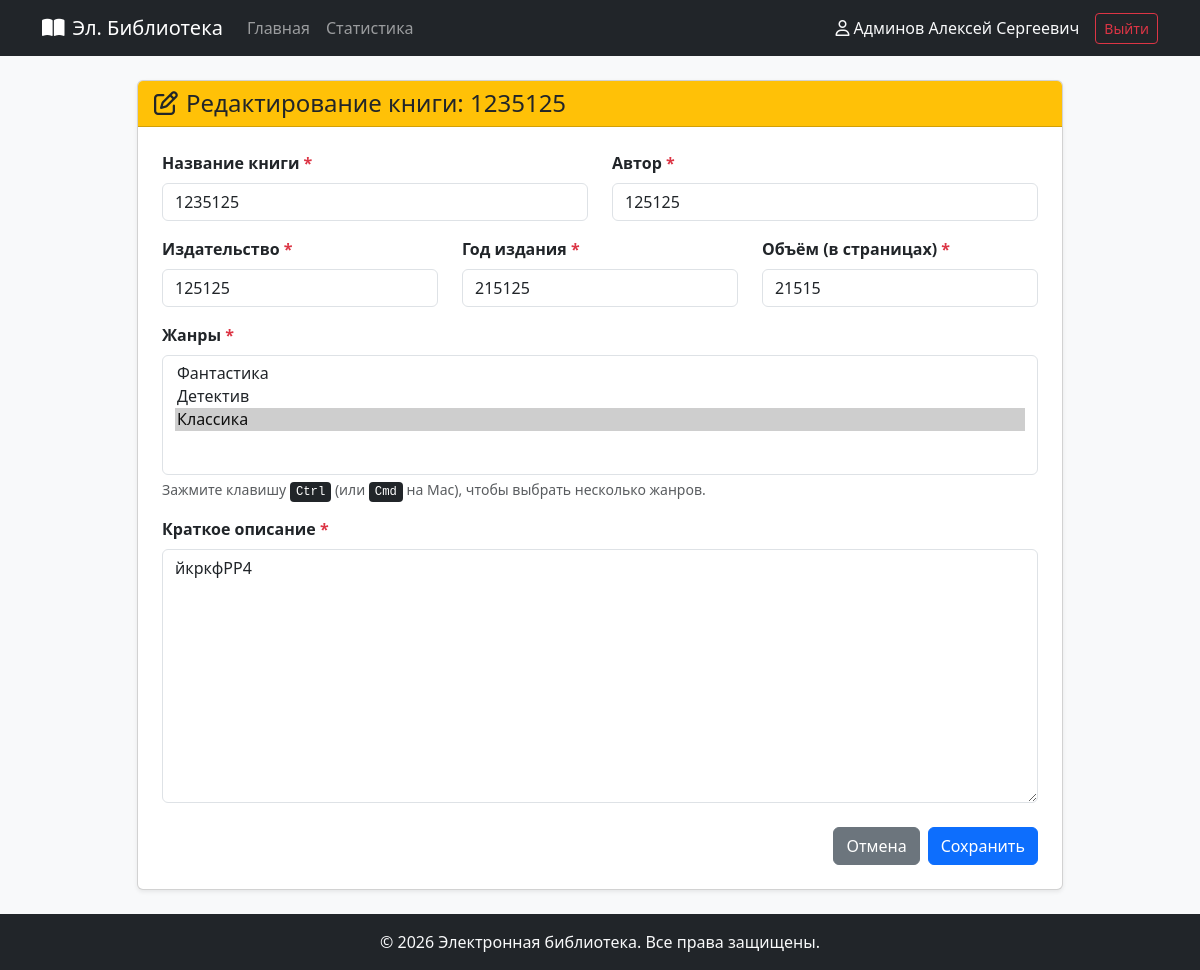
Page /books/5/edit (signed in) on the committed database.
### models.py (models this page shows, shortened)
class User(db.Model, UserMixin):
    __tablename__ = 'users'
    id = db.Column(db.Integer, primary_key=True)
    login = db.Column(db.String(50), unique=True, nullable=False)
    password_hash = db.Column(db.String(255), nullable=False)
    last_name = db.Column(db.String(50), nullable=False)
    first_name = db.Column(db.String(50), nullable=False)
    middle_name = db.Column(db.String(50))
    role_id = db.Column(db.Integer, db.ForeignKey('roles.id'), nullable=False)
    role = db.relationship('Role', backref='users')
    @property
    def get_fio(self):
        if self.middle_name:
            return f"{self.last_name} {self.first_name} {self.middle_name}"
        return f"{self.last_name} {self.first_name}"
    @property
    def is_admin(self):
        return self.role.name == 'Администратор'

class Book(db.Model):
    __tablename__ = 'books'
    id = db.Column(db.Integer, primary_key=True)
    title = db.Column(db.String(255), nullable=False)
    short_description = db.Column(db.Text, nullable=False)
    year = db.Column(db.Integer, nullable=False)
    publisher = db.Column(db.String(255), nullable=False)
    author = db.Column(db.String(255), nullable=False)
    pages_count = db.Column(db.Integer, nullable=False)
    genres = db.relationship('Genre', secondary=book_genre, backref=db.backref('books', lazy=True))
    cover = db.relationship('Cover', backref='book', uselist=False, cascade="all, delete-orphan")
    reviews = db.relationship('Review', backref='book', cascade="all, delete-orphan")
    visits = db.relationship('VisitLog', backref='book', cascade="all, delete-orphan")

### app.py (the view, shortened to what this page needs)
@app.route('/books/<int:book_id>/edit', methods=['GET', 'POST'])
@role_required('Администратор', 'Модератор')
def edit_book(book_id):
    book = Book.query.get_or_404(book_id)
    genres = Genre.query.all()
    return render_template('edit_book.html', book=book, genres=genres)

### app.py (called while the page is built)
@login_manager.user_loader
def load_user(user_id):
    return User.query.get(int(user_id))

def role_required(*role_names):
    def decorator(f):
        @wraps(f)
        def decorated_function(*args, **kwargs):
            if not current_user.is_authenticated:
                flash("Для выполнения данного действия необходимо пройти процедуру аутентификации.", "warning")
                return redirect(url_for('login', next=request.url))
            if current_user.role.name not in role_names:
                flash("У вас недостаточно прав для выполнения данного действия.", "danger")
                return redirect(url_for('index'))
            return f(*args, **kwargs)
        return decorated_function
    return decorator

### templates/edit_book.html (shortened to what this page needs)
{% extends 'base.html' %}
{% from 'macros/book_form.html' import render_book_form %}
{% block content %}
<div class="row justify-content-center">
    <div class="col-lg-10 col-md-12">
        <div class="card shadow-sm">
            <div class="card-header bg-warning text-dark">
                <h4 class="mb-0"><i class="fa-regular fa-pen-to-square me-2"></i>Редактирование книги: {{ book.title }}</h4>
            </div>
            <div class="card-body p-4">
                {{ render_book_form(url_for('edit_book', book_id=book.id), genres, book=book, is_edit=true) }}
            </div>
        </div>
    </div>
</div>
{% endblock %}
{% block scripts %}
<link rel="stylesheet" href="https://cdn.jsdelivr.net/npm/easymde/dist/easymde.min.css">
{% endblock %}

### templates/base.html (shortened to what this page needs)
<!DOCTYPE html>
<html lang="ru">
<head>
    <link href="https://cdn.jsdelivr.net/npm/bootstrap@5.3.0/dist/css/bootstrap.min.css" rel="stylesheet">
    <link rel="stylesheet" href="https://cdnjs.cloudflare.com/ajax/libs/font-awesome/6.4.0/css/all.min.css">
</head>
<body>
    <nav class="navbar navbar-expand-lg navbar-dark bg-dark">
        <div class="container">
            <a class="navbar-brand" href="{{ url_for('index') }}">
                <i class="fa-solid fa-book-open me-2"></i>Эл. Библиотека
            </a>
            <div class="collapse navbar-collapse" id="navbarNav">
                <ul class="navbar-nav me-auto">
                    <li class="nav-item">
                        <a class="nav-link" href="{{ url_for('index') }}">Главная</a>
                    </li>
                    {% if current_user.is_authenticated and current_user.is_admin %}
                        <li class="nav-item">
                            <a class="nav-link" href="{{ url_for('admin_stats') }}">Статистика</a>
                        </li>
                    {% endif %}
                </ul>
                <div class="d-flex align-items-center">
                    {% if current_user.is_authenticated %}
                        <span class="text-light me-3">
                            <i class="fa-regular fa-user me-1"></i>{{ current_user.get_fio }}
                        </span>
                        <a href="{{ url_for('logout') }}" class="btn btn-outline-danger btn-sm">Выйти</a>
                    {% else %}
                        <a href="{{ url_for('login') }}" class="btn btn-outline-light btn-sm">Войти</a>
                    {% endif %}
                </div>
            </div>
        </div>
    </nav>
    <main class="container py-4">
        {% block content %}{% endblock %}
    </main>
    <footer class="bg-dark text-light py-3 mt-auto">
        <div class="container text-center">
            <p class="mb-0">© 2026 Электронная библиотека. Все права защищены.</p>
        </div>
    </footer>
    {% block scripts %}{% endblock %}
</body>
</html>

### templates/macros/book_form.html (shortened to what this page needs)
{% macro render_book_form(action_url, genres, book=none, is_edit=false) %}
<form method="POST" action="{{ action_url }}" enctype="multipart/form-data" class="needs-validation" novalidate>
    <div class="row">
        <div class="col-md-6 mb-3">
            <label for="title" class="form-label fw-semibold">Название книги <span class="text-danger">*</span></label>
            <input type="text" class="form-control" id="title" name="title" value="{{ book.title if book else '' }}" required>
        </div>
        <div class="col-md-6 mb-3">
            <label for="author" class="form-label fw-semibold">Автор <span class="text-danger">*</span></label>
            <input type="text" class="form-control" id="author" name="author" value="{{ book.author if book else '' }}" required>
        </div>
    </div>
    <div class="row">
        <div class="col-md-4 mb-3">
            <label for="publisher" class="form-label fw-semibold">Издательство <span class="text-danger">*</span></label>
            <input type="text" class="form-control" id="publisher" name="publisher" value="{{ book.publisher if book else '' }}" required>
        </div>
        <div class="col-md-4 mb-3">
            <label for="year" class="form-label fw-semibold">Год издания <span class="text-danger">*</span></label>
            <input type="number" class="form-control" id="year" name="year" min="1000" max="2100" value="{{ book.year if book else '' }}" required>
        </div>
        <div class="col-md-4 mb-3">
            <label for="pages_count" class="form-label fw-semibold">Объём (в страницах) <span class="text-danger">*</span></label>
            <input type="number" class="form-control" id="pages_count" name="pages_count" min="1" value="{{ book.pages_count if book else '' }}" required>
        </div>
    </div>
    <div class="mb-3">
        <label for="genres" class="form-label fw-semibold">Жанры <span class="text-danger">*</span></label>
        <select class="form-select" id="genres" name="genres" multiple required style="height: 120px;">
            {% for genre in genres %}
                <option value="{{ genre.id }}"
                    {% if book and genre in book.genres %}selected{% endif %}>
                    {{ genre.name }}
                </option>
            {% endfor %}
        </select>
        <div class="form-text">Зажмите клавишу <kbd>Ctrl</kbd> (или <kbd>Cmd</kbd> на Mac), чтобы выбрать несколько жанров.</div>
    </div>
    <div class="mb-3">
        <label for="short_description" class="form-label fw-semibold">Краткое описание <span class="text-danger">*</span></label>
        <textarea class="form-control" id="short_description" name="short_description" rows="10" required>{{ book.short_description if book else '' }}</textarea>
    </div>
    <div class="d-flex justify-content-end gap-2 mt-4">
        <a href="{{ url_for('index') }}" class="btn btn-secondary">Отмена</a>
        <button type="submit" class="btn btn-primary">Сохранить</button>
    </div>
</form>
{% endmacro %}

### templates/base.html (style rules this page uses)
body { display: flex; flex-direction: column; min-height: 100vh; background-color: #f8f9fa; }
main { flex: 1; }

### rows in the picture
User: get_fio "Админов Алексей Сергеевич"
Book: title "1235125", author "125125", publisher "125125", year "215125", pages_count "21515", short_description "йкркфРР4"

### other values in the picture
form field genres "Фантастика / Детектив / Классика ☑"
